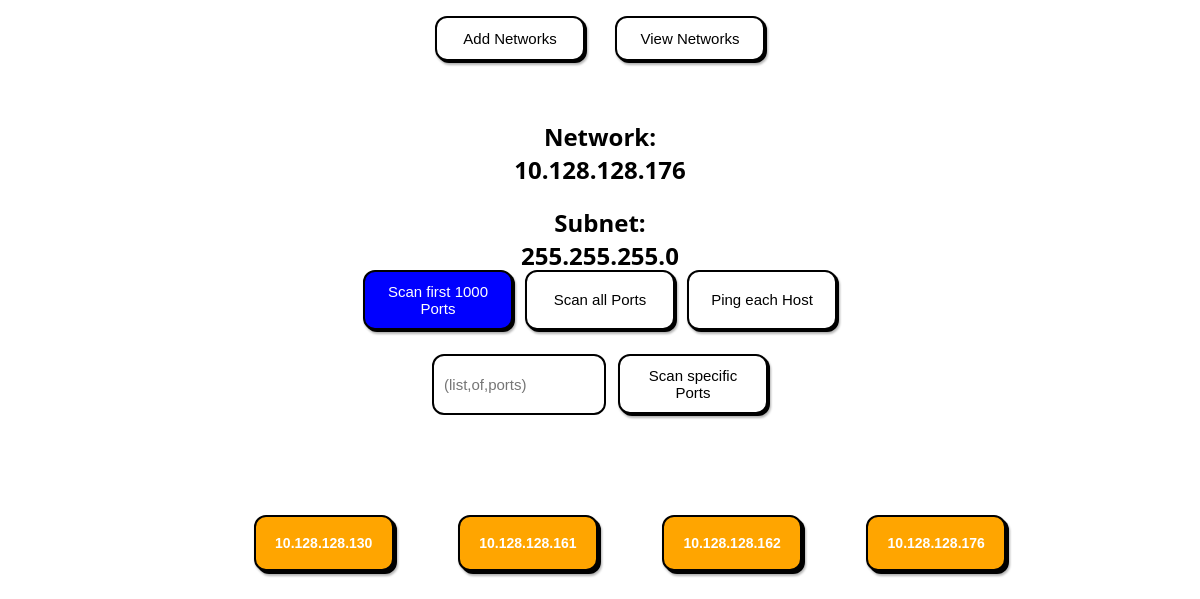
Screenshot of /network/8 with the database file from the repository.
### app/models/network.py (models this page shows)
class Network(db.Model):
    __tablename__ = 'networks'
    id = db.Column(db.Integer, primary_key=True, nullable=False, index=True)
    ip = db.Column(db.String, nullable=False)
    subnet = db.Column(db.String)
    hosts = db.relationship('Host', back_populates='network',
                            cascade='all, delete-orphan')

### app/models/host.py (models this page shows)
class Host(db.Model):
    __tablename__ = 'hosts'
    id = db.Column(db.Integer, primary_key=True, nullable=False, index=True)
    ip = db.Column(db.String, nullable=False)
    network_id = db.Column(db.Integer, db.ForeignKey("networks.id"),
                           nullable=False)
    network = db.relationship('Network', back_populates='hosts')
    ports = db.relationship('Port', back_populates='host',
                            cascade='all, delete-orphan')

### app/routes/network_routes.py (the view)
@network_blueprint.route('/network/<id>')
def serve_network(id):
    id_as_string = validate(str(id)) # validate User-Input
    try:
        network_id = int(id_as_string)
    except ValueError:
        return 'Invalid id', 400
    network = get_network_by_id(network_id)
    if not network:
        return 'Network not found', 404
    return render_template('network.html', network=network)

### app/repositories/network_repository.py (called while the page is built)
def get_network_by_id(id):
    network = Network.query.filter(Network.id == id).first()
    return network

### app/utils.py (called while the page is built)
def validate(text: str):
    output: str = text # make a local instance for changes
    for character in ('"<>|\\&(){}[];:' + "'"):
        if character in output:
            output = output.replace(character, '\\' + character) # escape characters
    return output

### app/templates/network.html (shortened to what this page needs)
{% extends 'base.html' %}
{% block head %}
<link rel="stylesheet" href="{{ url_for('static', filename='css/network.css') }}">
{% endblock %}
{% block body %}
<section>
    <article>
        <h1>Network: {{network.ip}}</h1>
        <h2>Subnet: {{network.subnet}}</h2>
    </article>
    <div class="scan_options" id="Scan_Options">
        <button class='primary' onclick="scan('{{network.id}}', '1000')">Scan first 1000 Ports</button>
        <button onclick="scan('{{network.id}}', 'all')">Scan all Ports</button>
        <button onclick="scan('{{network.id}}', 'ping')">Ping each Host</button>
        <input placeholder="(list,of,ports)" id="specific">
        <button onclick="scan('{{network.id}}', 'specific')">Scan specific Ports</button>
    </div>
    <div class="host_list">
        {% for host in network.hosts %}
                <button class="host" onclick="redirect('/host/{{host.id}}')">{{host.ip}}</button>
        {% endfor %}
    </div>
    <br>
    <br>
</section>
{% endblock %}

### app/static/css/styles.css (style rules this page uses)
body { font-family: 'Segoe UI', sans-serif; margin: 0px; }
input { padding: 10px; font-size: 15px; border: 2px solid black; border-radius: 12px; width: 10em; height: 2.5em; margin-bottom: 2em; }
article { width: 20vw; height: 20vh; }
button { padding: 10px 20px; font-size: 16px; border: 2px solid black; border-radius: 12px; color: black; font-family: sans-serif; box-shadow: 2px 2px 0 black, 0 0 0 2px white; filter: drop-shadow(1px 2px 1px rgba(0, 0, 0, 0.3)); cursor: pointer; transition: transform 0.1s ease; width: 10em; height: 4em; }
.host { background-color: #1abc9c; color: white; }
.primary { background-color: blue; color: white; }

### app/static/css/network.css (style rules this page uses)
body { font-family: 'Segoe UI', sans-serif; text-align: center; background-color: white; }
h1 { font-size: 1.5rem; margin-bottom: 1rem; }
.scan_options { display: flex; flex-wrap: wrap; justify-content: center; gap: 0.75rem; margin-bottom: 1rem; }
button { padding: 10px 16px; font-size: 15px; border: 2px solid black; border-radius: 12px; background-color: white; color: black; box-shadow: 2px 2px 0 black; cursor: pointer; transition: transform 0.1s ease; }
#specific { padding: 10px; font-size: 15px; border: 2px solid black; border-radius: 12px; width: 10em; height: 2.5em; }
button.host { background-color: #ffa500; color: white; font-weight: bold; padding: 10px 16px; border: 2px solid black; border-radius: 12px; box-shadow: 3px 3px 0 black; cursor: pointer; font-size: 14px; transition: transform 0.1s ease; margin-left: 5vw; margin-top: 2vh; }
article { display: inline-block; }

### rows the page displays
Network: ip "10.128.128.176", subnet "255.255.255.0"
Host: ip "10.128.128.130"
Host: ip "10.128.128.161"
Host: ip "10.128.128.162"
Host: ip "10.128.128.176"
